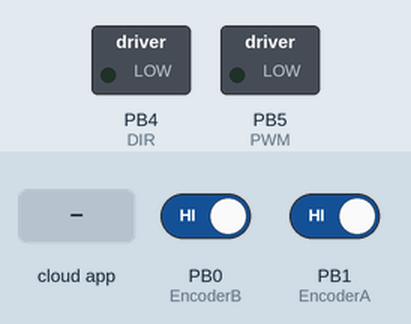
A program run on a simulated STM32 Black Pill. Parts: switched loads named in the program (green lamp = pin HIGH). The inputs (shaded band) are chosen by the test bench; at power-on: PB0 (EncoderB) HIGH, PB1 (EncoderA) HIGH. The ROS host is connected and sends only what is stated.

Above: at 1.2 s.
1.3 s: the phone or cloud app sets set_motor_speed to 45
At 2.2 s:
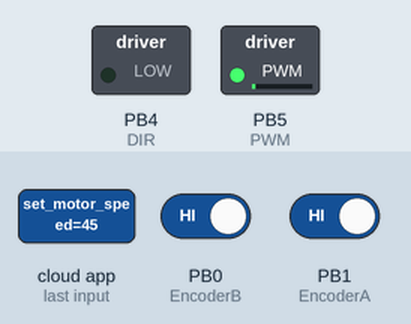
4.3 s: the phone or cloud app sets set_motor_speed to 90
At 17.99 s:
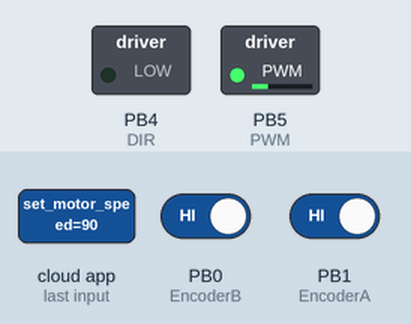
Timing chart, 0 to 19.2 s (numbered marks = the images above; inputs shaded):
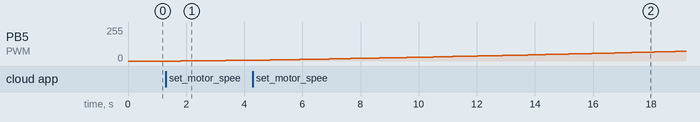

Measured:
- after the input at 1.3 s, PB5 (PWM): moves from 0/255 to 5/255 over 2.1 s, starting after 0.51 s

The program:

main.cpp
```cpp
#include <ros.h>
#include <std_msgs/Int16.h>
#include <std_msgs/Float64.h>

#define EncoderA PB1
#define EncoderB PB0
#define DIR PB4
#define PWM PB5

#define Kp 0.1
#define Ki 0.0001
#define Kd 0.1

float speed_pwm = 0;
float speed_encoder = 0;
int ts_encoder = 0;
float error = 0;
float error_sum = 0;
float error_initial = 0;

ros::NodeHandle nh;

// Class for motors with encoders for MD10C drivers
class integrated_encoder_and_motor
{

  private:

  // Motor and Encoder Pins
  uint8_t direction, pwm, encoderA, encoderB;

  // Pulses required to complete a rotation
  int pulsesPerRotation;

  void stop()
  {
    analogWrite(pwm, 0);
  }

  void rotateAntiClockwise(int speed)
  {
    digitalWrite(direction, LOW);
    analogWrite(pwm, speed);
  }

  void rotateClockwise(int speed)
  {
    digitalWrite(direction, HIGH);
    analogWrite(pwm, speed);
  }

  public:

  // Pulses of the encoder
  long pulseCount;

  // Constructor for this class
  integrated_encoder_and_motor(int direction, int pwm, int encoderA, int encoderB, int pulsesPerRotation)
  {
    this->direction = direction;
    this->pwm = pwm;
    this->encoderA = encoderA;
    this->encoderB = encoderB;
    this->pulsesPerRotation = pulsesPerRotation;
    this->pulseCount = 0;
  }

  // Function to rotate the motor
  void rotate(int speed)
  {
    if (speed > 0 && speed <= 255)
    {
      rotateAntiClockwise(speed);
    } else if (speed < 0 && speed >= -255)
    {
      rotateClockwise((-1) * speed);
    } else
    {
      analogWrite(pwm, 0);
    }
  }

  // Functions for changing the pulse count

  void changePulseCount0()
  {
    if (digitalRead(EncoderB) == LOW)
    {
      pulseCount++;
    } else
    {
      pulseCount--;
    }
  }

  void changePulseCount1()
  {
    if (digitalRead(EncoderA) == LOW)
    {
      pulseCount--;
    } else
    {
      pulseCount++;
    }
  }

  float getSpeed()
  {
    long pulseCountI = this->pulseCount;
    delay(10);
    long pulseCountF = this->pulseCount;
    return (pulseCountF - pulseCountI) * 100;
  }

};

integrated_encoder_and_motor Motor(DIR, PWM, EncoderA, EncoderB, 7605);

void changePulseCount_0()
{
  Motor.changePulseCount0();
}

void changePulseCount_1()
{
  Motor.changePulseCount1();
}

void setSpeed(const std_msgs::Int16 &msg)
{
  ts_encoder = msg.data;
  error = 0;
  error_sum = 0;
  error_initial = 0;
}

std_msgs::Float64 msg;

ros::Publisher motor_speed_publisher("motor_speed", &msg);
ros::Subscriber<std_msgs::Int16> motor_speed_subscriber("set_motor_speed", &setSpeed);

void setup()
{

  // put your setup code here, to run once:

  // Defining the pinmodes for all the pins
  pinMode(EncoderA, INPUT_PULLUP);
  pinMode(EncoderB, INPUT_PULLUP);
  pinMode(DIR, OUTPUT);
  pinMode(PWM, OUTPUT);

  // Interrupts to be attached
  attachInterrupt(EncoderA, changePulseCount_0, RISING);
  attachInterrupt(EncoderB, changePulseCount_1, RISING);

  // Initializing the nodes
  nh.initNode();
  nh.advertise(motor_speed_publisher);
  nh.subscribe(motor_speed_subscriber);

}

void loop()
{

  // put your main code here, to run repeatedly:

  if (speed_encoder < ts_encoder)
  {
    error_initial = error;
    error = (ts_encoder - speed_encoder) / 80;
    error_sum += error;
    speed_pwm += Kp * error + Ki * error_sum + Kd * (error - error_initial);
    if (speed_pwm > 255)
    {
      speed_pwm = 255;
    }
  } else if (speed_encoder > ts_encoder)
  {
    error_initial = error;
    error = (ts_encoder - speed_encoder) / 80;
    error_sum += error;
    speed_pwm += Kp * error + Ki * error_sum + Kd * (error - error_initial);
    if (speed_pwm < -255)
    {
      speed_pwm = -255;
    }
  }

  Motor.rotate(speed_pwm);
  delay(10);
  speed_encoder = Motor.getSpeed();
  msg.data = speed_encoder;
  motor_speed_publisher.publish(&msg);

  nh.spinOnce();
  delay(10);

}
```
